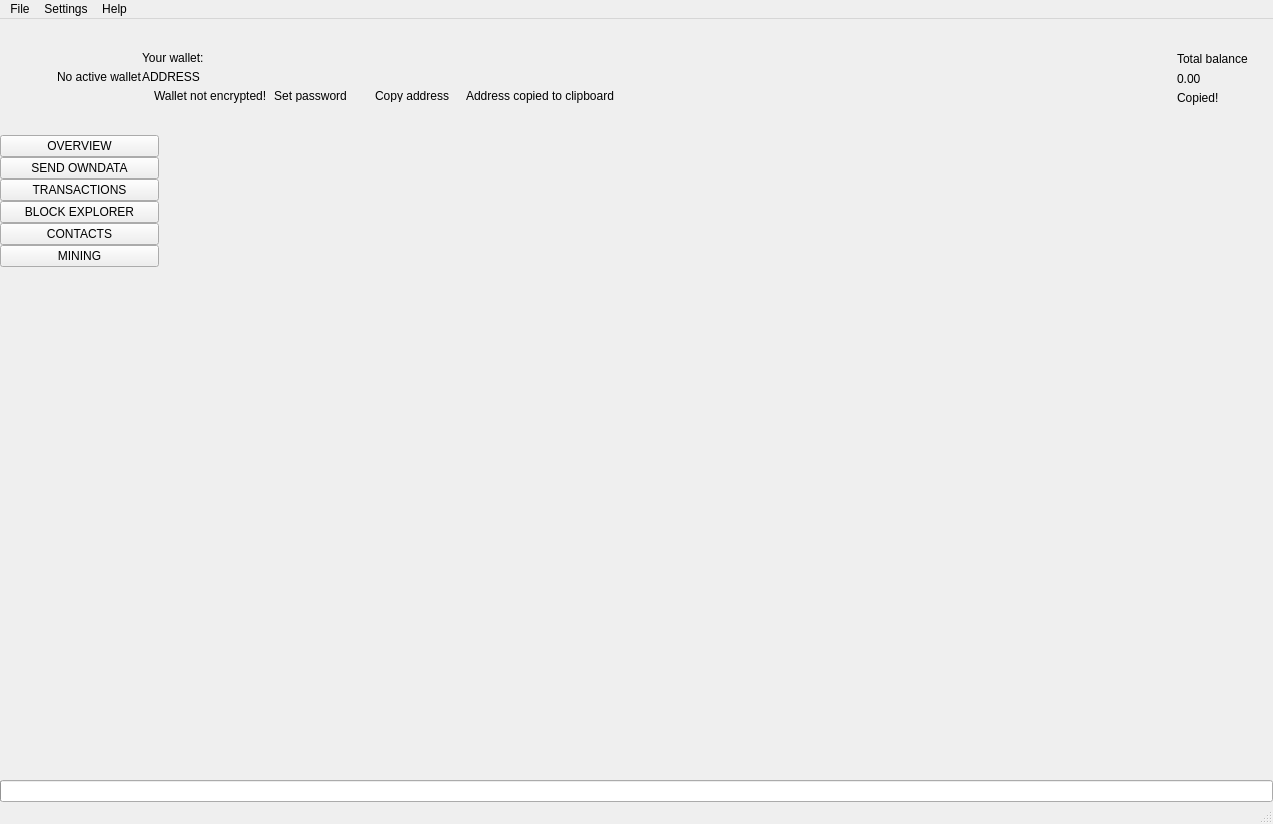
 <widget class="QMainWindow" name="MainWindow">
  <property name="geometry">
   <rect>
    <x>0</x>
    <y>0</y>
    <width>1273</width>
    <height>824</height>
   </rect>
  </property>
  <property name="sizePolicy">
   <sizepolicy hsizetype="Preferred" vsizetype="Preferred">
    <horstretch>0</horstretch>
    <verstretch>0</verstretch>
   </sizepolicy>
  </property>
  <property name="minimumSize">
   <size>
    <width>1260</width>
    <height>600</height>
   </size>
  </property>
  <property name="maximumSize">
   <size>
    <width>16777215</width>
    <height>16777215</height>
   </size>
  </property>
  <property name="windowTitle">
   <string>MainWindow</string>
  </property>
  <property name="windowIcon">
   <iconset>
    <normaloff>:images/owndata_win</normaloff>:images/owndata_win</iconset>
  </property>
  <widget class="QWidget" name="centralwidget">
   <layout class="QVBoxLayout" name="verticalLayout_2">
    <property name="spacing">
     <number>0</number>
    </property>
    <property name="leftMargin">
     <number>0</number>
    </property>
    <property name="topMargin">
     <number>0</number>
    </property>
    <property name="rightMargin">
     <number>0</number>
    </property>
    <property name="bottomMargin">
     <number>0</number>
    </property>
    <item>
     <widget class="QFrame" name="m_headerFrame">
      <property name="minimumSize">
       <size>
        <width>0</width>
        <height>116</height>
       </size>
      </property>
      <property name="maximumSize">
       <size>
        <width>16777215</width>
        <height>116</height>
       </size>
      </property>
      <property name="frameShape">
       <enum>QFrame::NoFrame</enum>
      </property>
      <property name="frameShadow">
       <enum>QFrame::Raised</enum>
      </property>
      <layout class="QHBoxLayout" name="horizontalLayout_3">
       <property name="spacing">
        <number>0</number>
       </property>
       <property name="leftMargin">
        <number>0</number>
       </property>
       <property name="topMargin">
        <number>0</number>
       </property>
       <property name="rightMargin">
        <number>25</number>
       </property>
       <property name="bottomMargin">
        <number>0</number>
       </property>
       <item>
        <spacer name="horizontalSpacer_2">
         <property name="orientation">
          <enum>Qt::Horizontal</enum>
         </property>
         <property name="sizeType">
          <enum>QSizePolicy::Fixed</enum>
         </property>
         <property name="sizeHint" stdset="0">
          <size>
           <width>30</width>
           <height>20</height>
          </size>
         </property>
        </spacer>
       </item>
       <item>
        <widget class="QLabel" name="m_logoLabel">
         <property name="text">
          <string/>
         </property>
        </widget>
       </item>
       <item>
        <spacer name="horizontalSpacer_5">
         <property name="orientation">
          <enum>Qt::Horizontal</enum>
         </property>
         <property name="sizeType">
          <enum>QSizePolicy::Fixed</enum>
         </property>
         <property name="sizeHint" stdset="0">
          <size>
           <width>20</width>
           <height>20</height>
          </size>
         </property>
        </spacer>
       </item>
       <item>
        <widget class="WalletGui::WalletSmallGrayTextLabel" name="m_noWalletLabel">
         <property name="text">
          <string>No active wallet</string>
         </property>
        </widget>
       </item>
       <item>
        <widget class="QFrame" name="m_walletFrame">
         <property name="frameShape">
          <enum>QFrame::NoFrame</enum>
         </property>
         <property name="frameShadow">
          <enum>QFrame::Raised</enum>
         </property>
         <layout class="QVBoxLayout" name="verticalLayout_3">
          <property name="spacing">
           <number>5</number>
          </property>
          <property name="leftMargin">
           <number>0</number>
          </property>
          <property name="topMargin">
           <number>0</number>
          </property>
          <property name="rightMargin">
           <number>0</number>
          </property>
          <property name="bottomMargin">
           <number>0</number>
          </property>
          <item>
           <spacer name="verticalSpacer_3">
            <property name="orientation">
             <enum>Qt::Vertical</enum>
            </property>
            <property name="sizeType">
             <enum>QSizePolicy::Minimum</enum>
            </property>
            <property name="sizeHint" stdset="0">
             <size>
              <width>20</width>
              <height>40</height>
             </size>
            </property>
           </spacer>
          </item>
          <item>
           <widget class="WalletGui::WalletSmallGrayTextLabel" name="m_walletLabel">
            <property name="text">
             <string>Your wallet:</string>
            </property>
            <property name="indent">
             <number>0</number>
            </property>
           </widget>
          </item>
          <item>
           <widget class="QLabel" name="m_addressLabel">
            <property name="sizePolicy">
             <sizepolicy hsizetype="Preferred" vsizetype="Preferred">
              <horstretch>0</horstretch>
              <verstretch>0</verstretch>
             </sizepolicy>
            </property>
            <property name="cursor">
             <cursorShape>PointingHandCursor</cursorShape>
            </property>
            <property name="toolTip">
             <string>Click to copy</string>
            </property>
            <property name="text">
             <string>ADDRESS</string>
            </property>
            <property name="indent">
             <number>0</number>
            </property>
           </widget>
          </item>
          <item>
           <layout class="QHBoxLayout" name="horizontalLayout_2">
            <property name="spacing">
             <number>0</number>
            </property>
            <item alignment="Qt::AlignTop">
             <widget class="QFrame" name="m_notEncryptedFrame">
              <property name="frameShape">
               <enum>QFrame::NoFrame</enum>
              </property>
              <property name="frameShadow">
               <enum>QFrame::Raised</enum>
              </property>
              <layout class="QHBoxLayout" name="horizontalLayout_4">
               <property name="spacing">
                <number>0</number>
               </property>
               <property name="leftMargin">
                <number>0</number>
               </property>
               <property name="topMargin">
                <number>0</number>
               </property>
               <property name="rightMargin">
                <number>0</number>
               </property>
               <property name="bottomMargin">
                <number>0</number>
               </property>
               <item alignment="Qt::AlignVCenter">
                <widget class="QLabel" name="m_notEncryptedIconLabel">
                 <property name="text">
                  <string/>
                 </property>
                 <property name="pixmap">
                  <pixmap resource="../../resources.qrc">:/icons/lock_open_gray</pixmap>
                 </property>
                 <property name="alignment">
                  <set>Qt::AlignLeading|Qt::AlignLeft|Qt::AlignVCenter</set>
                 </property>
                </widget>
               </item>
               <item>
                <spacer name="horizontalSpacer_11">
                 <property name="orientation">
                  <enum>Qt::Horizontal</enum>
                 </property>
                 <property name="sizeType">
                  <enum>QSizePolicy::Fixed</enum>
                 </property>
                 <property name="sizeHint" stdset="0">
                  <size>
                   <width>5</width>
                   <height>3</height>
                  </size>
                 </property>
                </spacer>
               </item>
               <item alignment="Qt::AlignVCenter">
                <widget class="WalletGui::WalletTinyGrayTextLabel" name="m_notEncryptedTextLabel">
                 <property name="text">
                  <string>Wallet not encrypted!</string>
                 </property>
                 <property name="alignment">
                  <set>Qt::AlignLeading|Qt::AlignLeft|Qt::AlignVCenter</set>
                 </property>
                </widget>
               </item>
               <item>
                <spacer name="horizontalSpacer_9">
                 <property name="orientation">
                  <enum>Qt::Horizontal</enum>
                 </property>
                 <property name="sizeType">
                  <enum>QSizePolicy::Fixed</enum>
                 </property>
                 <property name="sizeHint" stdset="0">
                  <size>
                   <width>3</width>
                   <height>3</height>
                  </size>
                 </property>
                </spacer>
               </item>
               <item alignment="Qt::AlignVCenter">
                <widget class="WalletGui::WalletTinyLinkLikeButton" name="m_encryptButton">
                 <property name="sizePolicy">
                  <sizepolicy hsizetype="Minimum" vsizetype="Minimum">
                   <horstretch>0</horstretch>
                   <verstretch>0</verstretch>
                  </sizepolicy>
                 </property>
                 <property name="minimumSize">
                  <size>
                   <width>0</width>
                   <height>3</height>
                  </size>
                 </property>
                 <property name="cursor">
                  <cursorShape>PointingHandCursor</cursorShape>
                 </property>
                 <property name="text">
                  <string>Set password</string>
                 </property>
                 <property name="flat">
                  <bool>true</bool>
                 </property>
                </widget>
               </item>
               <item>
                <spacer name="horizontalSpacer_10">
                 <property name="orientation">
                  <enum>Qt::Horizontal</enum>
                 </property>
                 <property name="sizeType">
                  <enum>QSizePolicy::Fixed</enum>
                 </property>
                 <property name="sizeHint" stdset="0">
                  <size>
                   <width>20</width>
                   <height>3</height>
                  </size>
                 </property>
                </spacer>
               </item>
              </layout>
             </widget>
            </item>
            <item alignment="Qt::AlignVCenter">
             <widget class="WalletGui::WalletTinyLinkLikeButton" name="m_copyAddressButton">
              <property name="sizePolicy">
               <sizepolicy hsizetype="Minimum" vsizetype="Minimum">
                <horstretch>0</horstretch>
                <verstretch>0</verstretch>
               </sizepolicy>
              </property>
              <property name="minimumSize">
               <size>
                <width>0</width>
                <height>3</height>
               </size>
              </property>
              <property name="cursor">
               <cursorShape>PointingHandCursor</cursorShape>
              </property>
              <property name="focusPolicy">
               <enum>Qt::NoFocus</enum>
              </property>
              <property name="autoFillBackground">
               <bool>true</bool>
              </property>
              <property name="text">
               <string>Copy address</string>
              </property>
              <property name="flat">
               <bool>true</bool>
              </property>
             </widget>
            </item>
            <item>
             <spacer name="horizontalSpacer_7">
              <property name="orientation">
               <enum>Qt::Horizontal</enum>
              </property>
              <property name="sizeType">
               <enum>QSizePolicy::Fixed</enum>
              </property>
              <property name="sizeHint" stdset="0">
               <size>
                <width>13</width>
                <height>3</height>
               </size>
              </property>
             </spacer>
            </item>
            <item alignment="Qt::AlignVCenter">
             <widget class="WalletGui::CopyMagicLabel" name="m_copyAddressLabel">
              <property name="text">
               <string>Address copied to clipboard</string>
              </property>
              <property name="alignment">
               <set>Qt::AlignLeading|Qt::AlignLeft|Qt::AlignVCenter</set>
              </property>
             </widget>
            </item>
            <item>
             <spacer name="horizontalSpacer">
              <property name="orientation">
               <enum>Qt::Horizontal</enum>
              </property>
              <property name="sizeHint" stdset="0">
               <size>
                <width>40</width>
                <height>3</height>
               </size>
              </property>
             </spacer>
            </item>
           </layout>
          </item>
          <item>
           <spacer name="verticalSpacer_2">
            <property name="orientation">
             <enum>Qt::Vertical</enum>
            </property>
            <property name="sizeType">
             <enum>QSizePolicy::Minimum</enum>
            </property>
            <property name="sizeHint" stdset="0">
             <size>
              <width>20</width>
              <height>40</height>
             </size>
            </property>
           </spacer>
          </item>
         </layout>
        </widget>
       </item>
       <item>
        <spacer name="horizontalSpacer_3">
         <property name="orientation">
          <enum>Qt::Horizontal</enum>
         </property>
         <property name="sizeType">
          <enum>QSizePolicy::Expanding</enum>
         </property>
         <property name="sizeHint" stdset="0">
          <size>
           <width>34</width>
           <height>20</height>
          </size>
         </property>
        </spacer>
       </item>
       <item>
        <spacer name="horizontalSpacer_8">
         <property name="orientation">
          <enum>Qt::Horizontal</enum>
         </property>
         <property name="sizeType">
          <enum>QSizePolicy::Fixed</enum>
         </property>
         <property name="sizeHint" stdset="0">
          <size>
           <width>34</width>
           <height>20</height>
          </size>
         </property>
        </spacer>
       </item>
       <item alignment="Qt::AlignRight|Qt::AlignVCenter">
        <widget class="QFrame" name="m_balanceFrame">
         <layout class="QGridLayout" name="gridLayout">
          <property name="leftMargin">
           <number>0</number>
          </property>
          <property name="topMargin">
           <number>30</number>
          </property>
          <property name="rightMargin">
           <number>0</number>
          </property>
          <property name="bottomMargin">
           <number>0</number>
          </property>
          <property name="verticalSpacing">
           <number>3</number>
          </property>
          <item row="0" column="2">
           <layout class="QVBoxLayout" name="verticalLayout_4">
            <item>
             <widget class="QLabel" name="m_balanceTextLabel">
              <property name="text">
               <string>Total balance</string>
              </property>
             </widget>
            </item>
            <item>
             <widget class="QLabel" name="m_balanceLabel">
              <property name="cursor">
               <cursorShape>PointingHandCursor</cursorShape>
              </property>
              <property name="toolTip">
               <string>Click to copy</string>
              </property>
              <property name="text">
               <string>0.00</string>
              </property>
             </widget>
            </item>
           </layout>
          </item>
          <item row="1" column="2">
           <widget class="WalletGui::CopyMagicLabel" name="m_balanceCopyLabel">
            <property name="text">
             <string>Copied!</string>
            </property>
           </widget>
          </item>
          <item row="0" column="1">
           <spacer name="horizontalSpacer_6">
            <property name="orientation">
             <enum>Qt::Horizontal</enum>
            </property>
            <property name="sizeType">
             <enum>QSizePolicy::Fixed</enum>
            </property>
            <property name="sizeHint" stdset="0">
             <size>
              <width>2</width>
              <height>39</height>
             </size>
            </property>
           </spacer>
          </item>
          <item row="2" column="2">
           <spacer name="verticalSpacer_5">
            <property name="orientation">
             <enum>Qt::Vertical</enum>
            </property>
            <property name="sizeType">
             <enum>QSizePolicy::Expanding</enum>
            </property>
            <property name="sizeHint" stdset="0">
             <size>
              <width>20</width>
              <height>50</height>
             </size>
            </property>
           </spacer>
          </item>
          <item row="0" column="0">
           <widget class="QLabel" name="m_balanceIconLabel">
            <property name="text">
             <string/>
            </property>
            <property name="pixmap">
             <pixmap resource="../../resources.qrc">:/icons/total_balance</pixmap>
            </property>
           </widget>
          </item>
         </layout>
        </widget>
       </item>
      </layout>
     </widget>
    </item>
    <item>
     <layout class="QHBoxLayout" name="horizontalLayout" stretch="0,0,0,0,0,0,0,0">
      <property name="spacing">
       <number>0</number>
      </property>
      <item>
       <widget class="QFrame" name="m_toolFrame">
        <property name="frameShape">
         <enum>QFrame::NoFrame</enum>
        </property>
        <property name="frameShadow">
         <enum>QFrame::Plain</enum>
        </property>
        <property name="lineWidth">
         <number>0</number>
        </property>
        <layout class="QVBoxLayout" name="verticalLayout">
         <property name="spacing">
          <number>0</number>
         </property>
         <property name="leftMargin">
          <number>0</number>
         </property>
         <property name="topMargin">
          <number>0</number>
         </property>
         <property name="rightMargin">
          <number>0</number>
         </property>
         <property name="bottomMargin">
          <number>0</number>
         </property>
         <item>
          <widget class="QPushButton" name="m_overviewButton">
           <property name="sizePolicy">
            <sizepolicy hsizetype="Minimum" vsizetype="Fixed">
             <horstretch>0</horstretch>
             <verstretch>0</verstretch>
            </sizepolicy>
           </property>
           <property name="focusPolicy">
            <enum>Qt::NoFocus</enum>
           </property>
           <property name="text">
            <string>OVERVIEW</string>
           </property>
           <property name="checkable">
            <bool>true</bool>
           </property>
           <attribute name="buttonGroup">
            <string notr="true">m_toolButtonGroup</string>
           </attribute>
          </widget>
         </item>
         <item>
          <widget class="QPushButton" name="m_sendButton">
           <property name="sizePolicy">
            <sizepolicy hsizetype="Minimum" vsizetype="Fixed">
             <horstretch>0</horstretch>
             <verstretch>0</verstretch>
            </sizepolicy>
           </property>
           <property name="focusPolicy">
            <enum>Qt::NoFocus</enum>
           </property>
           <property name="text">
            <string>SEND OWNDATA</string>
           </property>
           <property name="checkable">
            <bool>true</bool>
           </property>
           <attribute name="buttonGroup">
            <string notr="true">m_toolButtonGroup</string>
           </attribute>
          </widget>
         </item>
         <item>
          <widget class="QPushButton" name="m_transactionsButton">
           <property name="sizePolicy">
            <sizepolicy hsizetype="Minimum" vsizetype="Fixed">
             <horstretch>0</horstretch>
             <verstretch>0</verstretch>
            </sizepolicy>
           </property>
           <property name="focusPolicy">
            <enum>Qt::NoFocus</enum>
           </property>
           <property name="text">
            <string>TRANSACTIONS</string>
           </property>
           <property name="checkable">
            <bool>true</bool>
           </property>
           <attribute name="buttonGroup">
            <string notr="true">m_toolButtonGroup</string>
           </attribute>
          </widget>
         </item>
         <item>
          <widget class="QPushButton" name="m_blockExplorerButton">
           <property name="focusPolicy">
            <enum>Qt::NoFocus</enum>
           </property>
           <property name="text">
            <string>BLOCK EXPLORER</string>
           </property>
           <property name="checkable">
            <bool>true</bool>
           </property>
           <attribute name="buttonGroup">
            <string notr="true">m_toolButtonGroup</string>
           </attribute>
          </widget>
         </item>
         <item>
          <widget class="QPushButton" name="m_addressBookButton">
           <property name="sizePolicy">
            <sizepolicy hsizetype="Minimum" vsizetype="Fixed">
             <horstretch>0</horstretch>
             <verstretch>0</verstretch>
            </sizepolicy>
           </property>
           <property name="focusPolicy">
            <enum>Qt::NoFocus</enum>
           </property>
           <property name="text">
            <string>CONTACTS</string>
           </property>
           <property name="checkable">
            <bool>true</bool>
           </property>
           <attribute name="buttonGroup">
            <string notr="true">m_toolButtonGroup</string>
           </attribute>
          </widget>
         </item>
         <item>
          <widget class="QPushButton" name="m_miningButton">
           <property name="focusPolicy">
            <enum>Qt::NoFocus</enum>
           </property>
           <property name="text">
            <string>MINING</string>
           </property>
           <property name="checkable">
            <bool>true</bool>
           </property>
		   <property name="visible">
		    <bool>false</bool>
		   </property>
           <attribute name="buttonGroup">
            <string notr="true">m_toolButtonGroup</string>
           </attribute>
          </widget>
         </item>
         <item>
          <spacer name="verticalSpacer">
           <property name="orientation">
            <enum>Qt::Vertical</enum>
           </property>
           <property name="sizeHint" stdset="0">
            <size>
             <width>20</width>
             <height>40</height>
            </size>
           </property>
          </spacer>
         </item>
        </layout>
       </widget>
      </item>
      <item>
       <widget class="WalletGui::OverviewFrame" name="m_overviewFrame">
        <property name="frameShape">
         <enum>QFrame::NoFrame</enum>
        </property>
        <property name="frameShadow">
         <enum>QFrame::Raised</enum>
        </property>
       </widget>
      </item>
      <item>
       <widget class="WalletGui::SendFrame" name="m_sendFrame">
        <property name="frameShape">
         <enum>QFrame::NoFrame</enum>
        </property>
        <property name="frameShadow">
         <enum>QFrame::Raised</enum>
        </property>
       </widget>
      </item>
      <item>
       <widget class="WalletGui::TransactionsFrame" name="m_transactionsFrame">
        <property name="frameShape">
         <enum>QFrame::NoFrame</enum>
        </property>
        <property name="frameShadow">
         <enum>QFrame::Raised</enum>
        </property>
       </widget>
      </item>
      <item>
       <widget class="WalletGui::AddressBookFrame" name="m_addressBookFrame">
        <property name="frameShape">
         <enum>QFrame::NoFrame</enum>
        </property>
        <property name="frameShadow">
         <enum>QFrame::Raised</enum>
        </property>
       </widget>
      </item>
      <item>
       <widget class="WalletGui::NoWalletFrame" name="m_noWalletFrame">
        <property name="frameShape">
         <enum>QFrame::NoFrame</enum>
        </property>
        <property name="frameShadow">
         <enum>QFrame::Raised</enum>
        </property>
       </widget>
      </item>
      <item>
       <widget class="WalletGui::BlockExplorerFrame" name="m_blockExplorerFrame">
        <property name="frameShape">
         <enum>QFrame::NoFrame</enum>
        </property>
        <property name="frameShadow">
         <enum>QFrame::Raised</enum>
        </property>
       </widget>
      </item>
      <item>
       <widget class="WalletGui::MiningFrame" name="m_miningFrame">
        <property name="frameShape">
         <enum>QFrame::NoFrame</enum>
        </property>
        <property name="frameShadow">
         <enum>QFrame::Raised</enum>
        </property>
       </widget>
      </item>
     </layout>
    </item>
    <item>
     <widget class="QProgressBar" name="m_syncProgress">
      <property name="maximum">
       <number>100</number>
      </property>
      <property name="value">
       <number>0</number>
      </property>
      <property name="textVisible">
       <bool>false</bool>
      </property>
     </widget>
    </item>
   </layout>
  </widget>
  <widget class="QMenuBar" name="menubar">
   <property name="geometry">
    <rect>
     <x>0</x>
     <y>0</y>
     <width>1273</width>
     <height>21</height>
    </rect>
   </property>
   <widget class="QMenu" name="menuFile">
    <property name="title">
     <string>File</string>
    </property>
    <addaction name="m_createWalletAction"/>
    <addaction name="m_openWalletAction"/>
    <addaction name="m_recentWalletsAction"/>
    <addaction name="m_backupWalletAction"/>
    <addaction name="m_saveKeysAction"/>
    <addaction name="m_resetAction"/>
    <addaction name="m_importKeyAction"/>
    <addaction name="m_exportKeyAction"/>
    <addaction name="m_exportTrackingKeyAction"/>
    <addaction name="m_exitAction"/>
   </widget>
   <widget class="QMenu" name="menuSettings">
    <property name="title">
     <string>Settings</string>
    </property>
    <widget class="QMenu" name="menuThemes">
     <property name="title">
      <string>Themes</string>
     </property>
    </widget>
    <addaction name="m_encryptWalletAction"/>
    <addaction name="m_changePasswordAction"/>
    <addaction name="separator"/>
    <addaction name="m_autostartAction"/>
    <addaction name="m_minimizeToTrayAction"/>
    <addaction name="m_closeToTrayAction"/>
    <addaction name="separator"/>
    <addaction name="m_preferencesAction"/>
    <addaction name="menuThemes"/>
   </widget>
   <widget class="QMenu" name="menuHelp">
    <property name="title">
     <string>Help</string>
    </property>
    <addaction name="m_communityForumAction"/>
    <addaction name="m_reportIssueAction"/>
    <addaction name="m_aboutBytecoinAction"/>
    <addaction name="m_aboutQtAction"/>
   </widget>
   <addaction name="menuFile"/>
   <addaction name="menuSettings"/>
   <addaction name="menuHelp"/>
  </widget>
  <widget class="WalletGui::WalletStatusBar" name="statusBar"/>
  <action name="m_exitAction">
   <property name="checkable">
    <bool>false</bool>
   </property>
   <property name="enabled">
    <bool>true</bool>
   </property>
   <property name="text">
    <string>Exit</string>
   </property>
   <property name="shortcut">
    <string>Ctrl+Q</string>
   </property>
  </action>
  <action name="m_createWalletAction">
   <property name="enabled">
    <bool>true</bool>
   </property>
   <property name="text">
    <string>Create wallet</string>
   </property>
  </action>
  <action name="m_openWalletAction">
   <property name="enabled">
    <bool>true</bool>
   </property>
   <property name="text">
    <string>Open wallet</string>
   </property>
  </action>
  <action name="m_encryptWalletAction">
   <property name="enabled">
    <bool>true</bool>
   </property>
   <property name="text">
    <string>Encrypt wallet</string>
   </property>
  </action>
  <action name="m_changePasswordAction">
   <property name="enabled">
    <bool>true</bool>
   </property>
   <property name="text">
    <string>Change password</string>
   </property>
   <property name="toolTip">
    <string>Change password</string>
   </property>
  </action>
  <action name="m_aboutBytecoinAction">
   <property name="enabled">
    <bool>true</bool>
   </property>
   <property name="text">
    <string>About Owndata</string>
   </property>
  </action>
  <action name="m_aboutQtAction">
   <property name="enabled">
    <bool>true</bool>
   </property>
   <property name="text">
    <string>About Qt</string>
   </property>
  </action>
  <action name="m_backupWalletAction">
   <property name="enabled">
    <bool>true</bool>
   </property>
   <property name="text">
    <string>Backup wallet</string>
   </property>
  </action>
  <action name="m_autostartAction">
   <property name="checkable">
    <bool>true</bool>
   </property>
   <property name="text">
    <string>Start on system login</string>
   </property>
  </action>
  <action name="m_minimizeToTrayAction">
   <property name="checkable">
    <bool>true</bool>
   </property>
   <property name="text">
    <string>Minimize to tray</string>
   </property>
  </action>
  <action name="m_closeToTrayAction">
   <property name="checkable">
    <bool>true</bool>
   </property>
   <property name="text">
    <string>Close to tray</string>
   </property>
  </action>
  <action name="m_preferencesAction">
   <property name="text">
    <string>Preferences</string>
   </property>
  </action>
  <action name="m_recentWalletsAction">
   <property name="text">
    <string>Recent wallets</string>
   </property>
  </action>
  <action name="m_exportTrackingKeyAction">
   <property name="text">
    <string>Export tracking key</string>
   </property>
   <property name="toolTip">
    <string>Export tracking key</string>
   </property>
   <property name="visible">
	<bool>false</bool>
   </property>
  </action>
  <action name="m_importKeyAction">
   <property name="text">
    <string>Import key</string>
   </property>
   <property name="toolTip">
    <string>Import key</string>
   </property>
   <property name="visible">
	<bool>false</bool>
   </property>
  </action>
  <action name="m_communityForumAction">
   <property name="text">
    <string>Community forum</string>
   </property>
  </action>
  <action name="m_reportIssueAction">
   <property name="text">
    <string>Report an issue</string>
   </property>
  </action>
  <action name="m_resetAction">
   <property name="text">
    <string>Reset wallet</string>
   </property>
  </action>
  <action name="m_saveKeysAction">
   <property name="text">
    <string>Save wallet keys</string>
   </property>
   <property name="visible">
	<bool>false</bool>
   </property>
  </action>
  <action name="m_exportKeyAction">
   <property name="text">
    <string>Export key</string>
   </property>
   <property name="toolTip">
    <string>Export key</string>
   </property>
   <property name="visible">
	<bool>false</bool>
   </property>
  </action>
 </widget>
